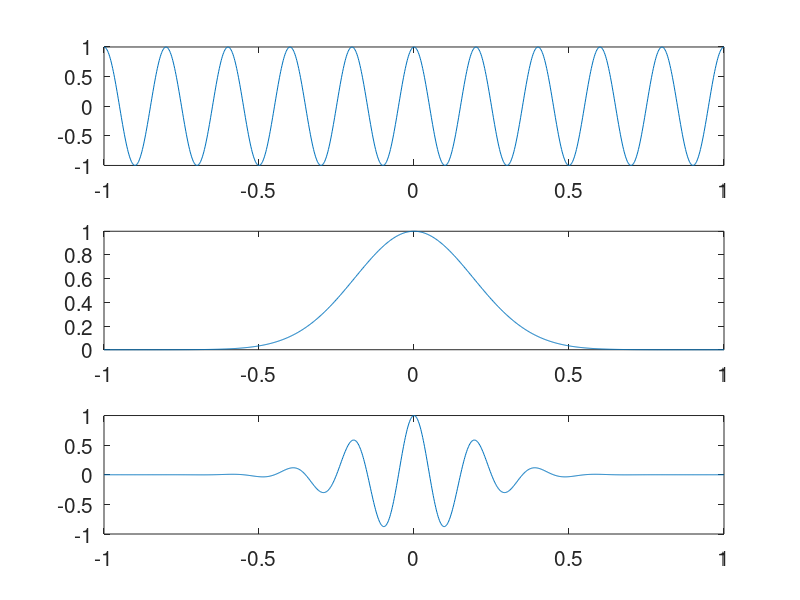

MATLAB code for this plot:
% WAVELET
% parameters...
srate = 500; % sampling rate in Hz
f     = 5; % frequency of wavelet in Hz
time  = -1:1/srate:1; % time, from -1 to 1 second in steps of 1/sampling-rate
s     = 6/(2*pi*f);

% and together they make a wavelet
signal = exp(2*pi*1i*f.*time);
gaussian_win = exp(-time.^2./(2*s^2));

wavelet = signal .* gaussian_win; 

figure
subplot(3,1,1)
plot(time, real(signal))
set(gca, 'FontSize', 15)

subplot(3,1,2)
plot(time, gaussian_win)
set(gca, 'FontSize', 15)

subplot(3,1,3)
plot(time, wavelet)
set(gca, 'FontSize', 15)


print('wavelet', '-djpeg', '-r100');


%% plot how wavelet are really (with real and imaginary part).
plot3(time, real(wavelet), imag(wavelet))
rotate3d

